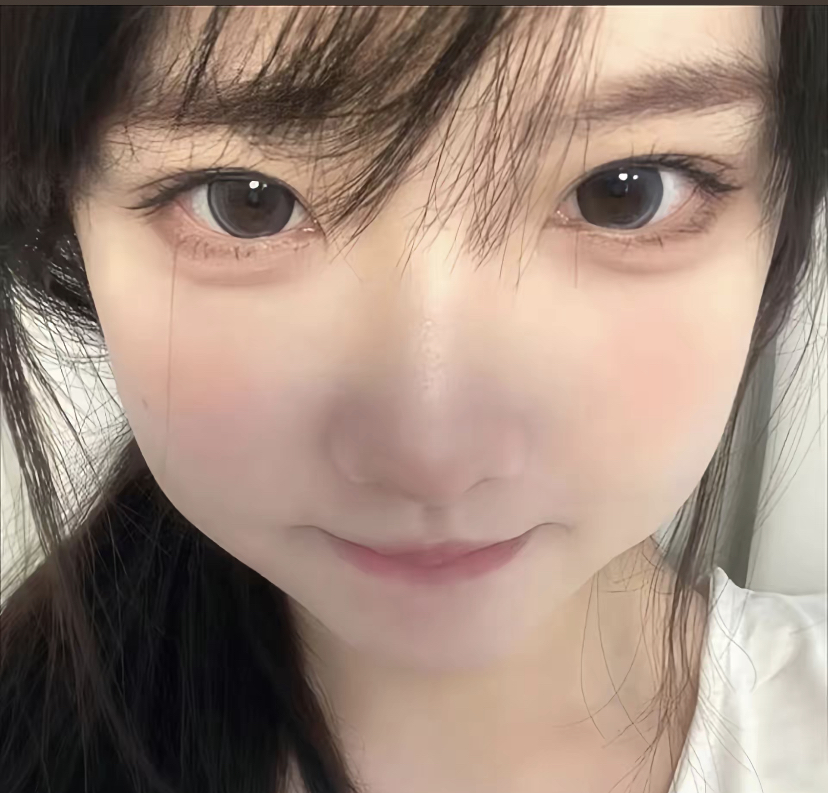
#> input picture icons/original.jpeg, 828 x 793 px, found by its file name
$ python convert_icon.py
#> lines starting #> are read from the running program, lines starting #| are printed output that depends on the picture
#!/usr/bin/env python3
from PIL import Image
import os

# 打开原始图片
img = Image.open('screenshot-ai-extension/icons/original.jpeg')
#> img is the input picture: PIL image 828x793 RGB; mean R, G, B 155.7, 134.6, 121.7

# 转换为RGBA模式（支持透明度）
img = img.convert('RGBA')
#> img: PIL image 828x793 RGBA

# 生成不同尺寸的图标
sizes = [16, 48, 128]

for size in sizes:
    # 调整大小，使用高质量的重采样
    resized = img.resize((size, size), Image.Resampling.LANCZOS)

    # 保存为PNG
    output_path = f'screenshot-ai-extension/icons/icon{size}.png'
    resized.save(output_path, 'PNG')
    print(f'已生成: {output_path}')
#> this loop made 3 passes
#> pass 1, `resized = img.resize((size, size), Image.Resampling.LANCZOS)`:
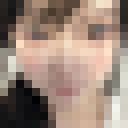
#> resized: PIL image 16x16 RGBA (shown 8 times larger); mean R, G, B, A 155.7, 134.6, 121.7, 255
#> pass 2, `resized = img.resize((size, size), Image.Resampling.LANCZOS)`:
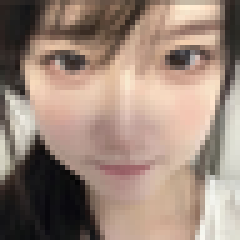
#> resized: PIL image 48x48 RGBA (shown 5 times larger); mean R, G, B, A 155.8, 134.7, 121.8, 255
#> pass 3, `resized = img.resize((size, size), Image.Resampling.LANCZOS)`:
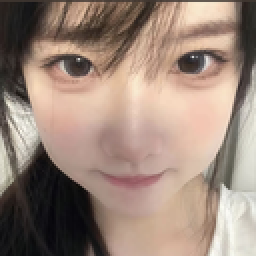
#> resized: PIL image 128x128 RGBA (shown 2 times larger); mean R, G, B, A 155.8, 134.6, 121.7, 255

print('所有图标生成完成！')
